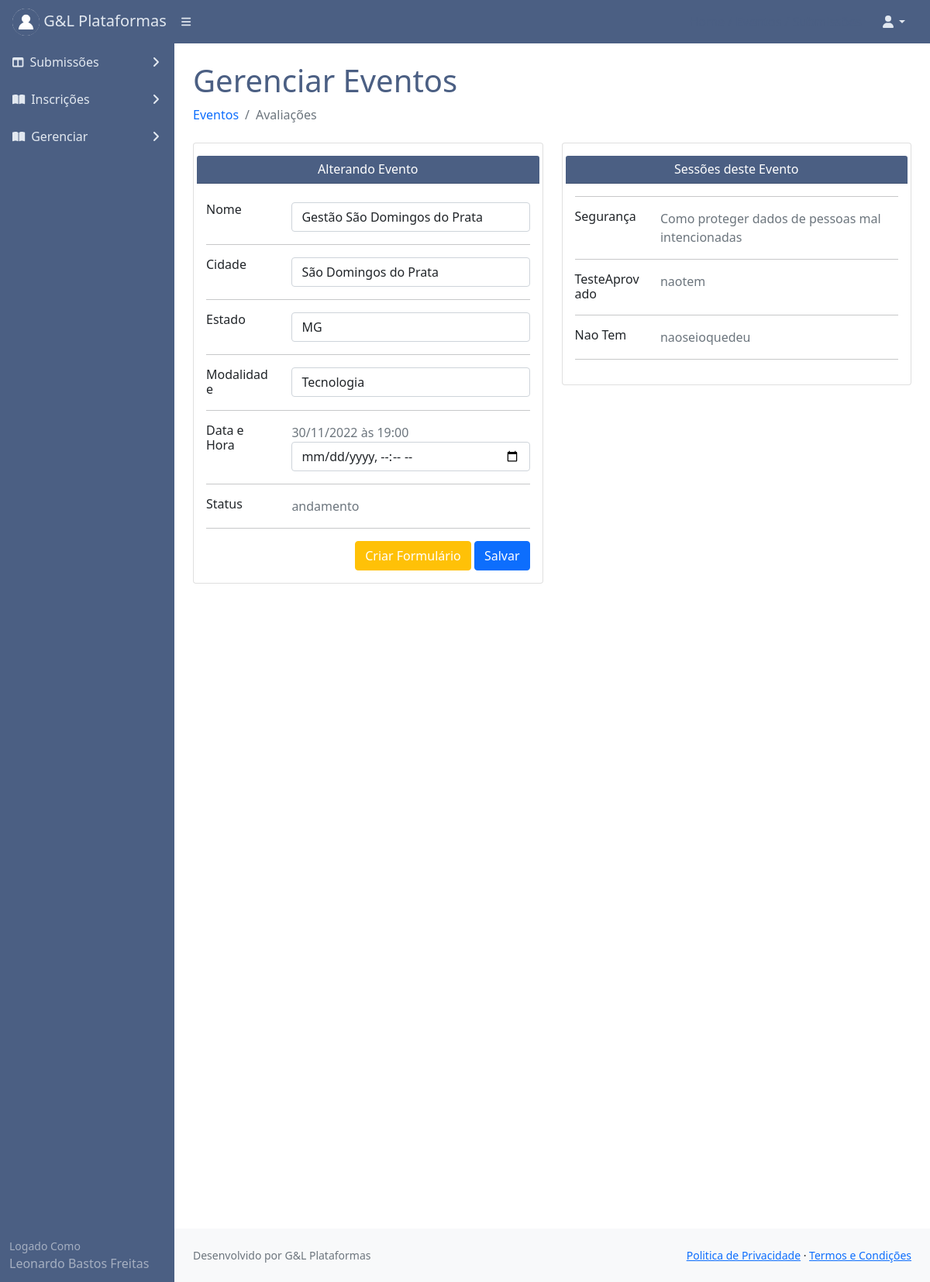
Page /editarevento/?id=4 (signed in) on the earlier database version.
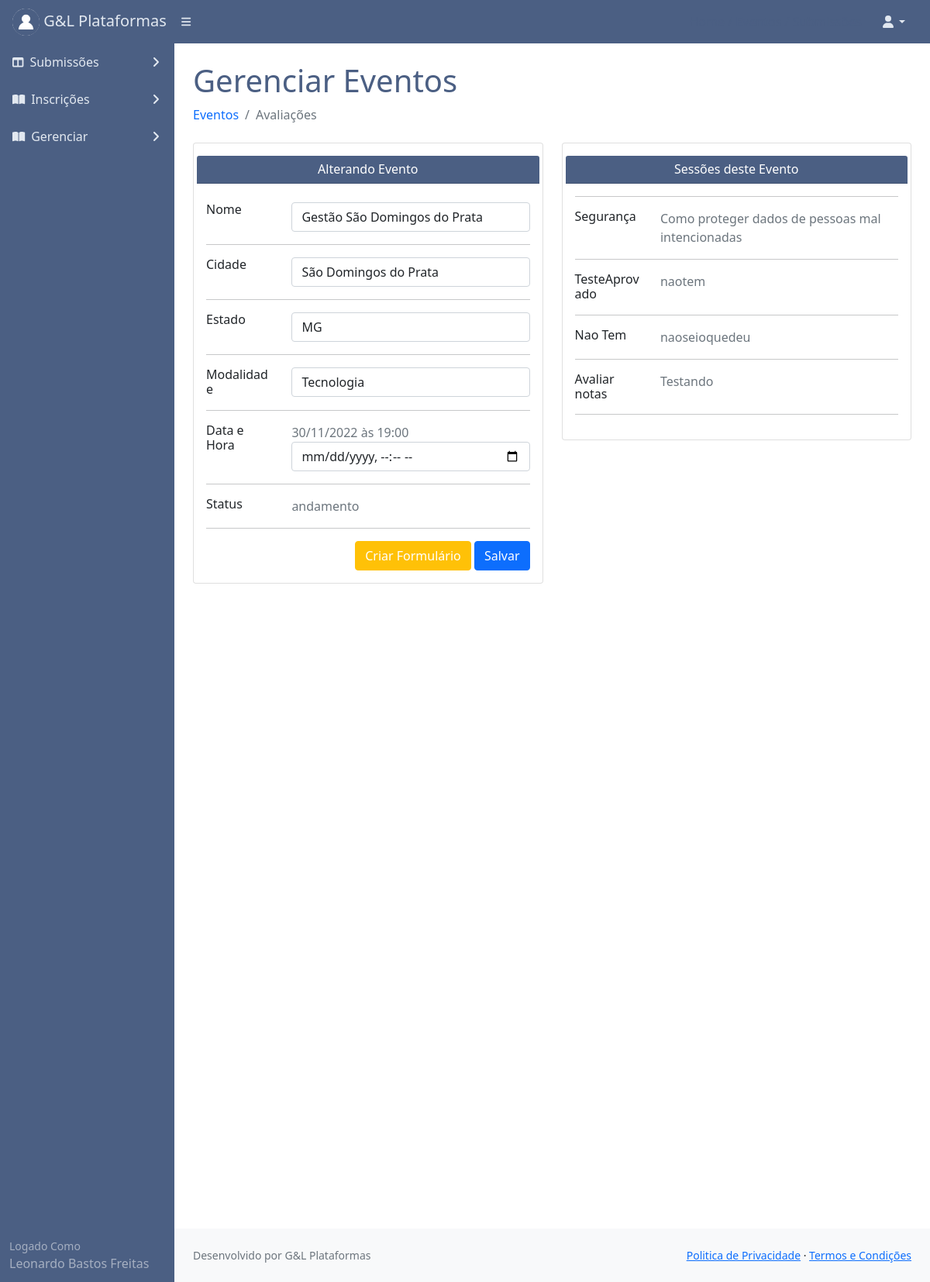
Same page on the later database version.
### core/models.py (models this page shows)
class Usuariocd(models.Model):
    cpf = models.CharField(max_length=11)
    nome = models.CharField(max_length=300)
    cep = models.CharField(max_length=8)
    nascimento = models.DateField()
    email = models.EmailField()
    endereco = models.CharField(max_length=500)
    cidade = models.CharField(max_length=150)
    bairro = models.CharField(max_length=150)
    pais = models.CharField(max_length=150)
    instituicao = models.CharField(max_length=150)
    cmp = models.CharField(max_length=3)
    categ = models.CharField(max_length=150)
    cinfo = models.CharField(max_length=3)
    gestor_plataforma = models.CharField(max_length=3)
    autor = models.CharField(max_length=3)
    avaliador = models.CharField(max_length=3)
    lider = models.CharField(max_length=3)
    id_usuario = models.BigIntegerField()
    contato = models.BigIntegerField(null=True)
    perfil = models.FileField(upload_to='')

class Evento(models.Model):
    nome = models.CharField(max_length=150)
    cidade = models.CharField(max_length=150)
    estado = models.CharField(max_length=5)
    data_evento = models.DateTimeField()
    modalidade = models.CharField(max_length=150)
    status = models.CharField(max_length=30)
    data_criacao = models.DateTimeField(auto_now=True)
    logo = models.FileField(upload_to='')
    def get_data_evento(self):
        return self.data_evento.strftime('%d/%m/%Y às %H:%M')

class Sessoes(models.Model):
    data_criacao = models.DateTimeField(auto_now=True)
    nome = models.CharField(max_length=150)
    descricao = models.CharField(max_length=150)
    lider = models.CharField(max_length=150)
    tema = models.CharField(max_length=150)
    formulario = models.BigIntegerField()
    id_evento= models.BigIntegerField()

### core/views.py (the view)
# urls.py: path('editarevento/', views.editarevento),
@login_required(login_url='/login/')
def editarevento(request):
    id = request.GET.get('id')
    meuid = User.objects.filter(username=request.user)
    for m in meuid:
        mid = m.id
    usuarios = Usuariocd.objects.filter(id_usuario=mid)
    eventos = Evento.objects.filter(status='andamento')
    evento = Evento.objects.filter(id=id)
    sessao = Sessoes.objects.filter(id_evento=id)
    dados = {'evento':evento,
             'sessao':sessao,
             'eventos': eventos,
             'usuarios': usuarios,
             'id':id
             }
    return render(request, 'editarevento.html', dados)

### templates/editarevento.html (shortened to what the changed rows need)
{% extends 'base.html' %}
{% load static %}
{% block content %}
<div id="layoutSidenav_content">
                <main>
                    <div class="container-fluid px-4">
                        <h1 class="mt-4" style="color:#4B5F83;">Gerenciar Eventos</h1>
                                <p class="mb-0">
                                <div class="row gutters-sm mt-4">
         <div class="col-md-6">
              <div class="card mb-3">
                <div class="card-body">
                 <div class="row" >
                    <div class="col-sm-12 text-center card-header text-center text-white"
                    style="background:#4B5F83;">
                    </div>
                  </div>
                  <div class="row mt-4">
                    <div class="col-sm-3" >
                    {% for evento in evento %}
                     <form method="post" action="/alterarevento/?id={{evento.id}}"> {% csrf_token %}
                      <h6 class="mb-0">Nome</h6>
                    </div>
                    <div class="col-sm-9 text-secondary">
                    <input class="form-control"
                           name="nome"
                           value="{{evento.nome}}">
                    </div>
                  </div>
                  <hr>
                  <div class="row">
                    <div class="col-sm-3">
                      <h6 class="mb-0">Cidade</h6>
                    </div>
                    <div class="col-sm-9 text-secondary">
                    <input type="text"
                           name="cidade"
                           value="{{evento.cidade}}" class="form-control">
                    </div>
                  </div>
                  <hr>
                  <div class="row">
                    <div class="col-sm-3">
                      <h6 class="mb-0">Estado</h6>
                    </div>
                    <div class="col-sm-9 text-secondary">
                    <input class="form-control"
                           name="estado"
                           value="{{evento.estado}}" type="text">
                    </div>
                  </div>
                  <hr>
                  <div class="row">
                    <div class="col-sm-3">
                      <h6 class="mb-0">Modalidade</h6>
                    </div>
                    <div class="col-sm-9 text-secondary">
                     <input type="text" name="modalidade"
                            value="{{evento.modalidade}}"
                            class="form-control">
                    </div>
                  </div>
                  <hr>
                  <div class="row">
                    <div class="col-sm-3">
                      <h6 class="mb-0">Data e Hora</h6>
                    </div>
                    <div class="col-sm-9 text-secondary">
                    {{evento.get_data_evento}} <input class="form-control col-5"
                                                      name="datahora"
                                                      type="datetime-local">
                    </div>
                  </div>
                   <hr>
                  <div class="row">
                    <div class="col-sm-3">
                      <h6 class="mb-0">Status</h6>
                    </div>
                    <div class="col-sm-9 text-secondary">
                        {{evento.status}}
                     </div>
                    </div>
                    <hr>
                    <div class="row">
                    <div class="col-sm-3">
                    </div>
                    <div class="col-sm-9 text-secondary" align="right">
                          <a class="btn btn-warning text-white" href="#"
                                 data-toggle="modal"
                                  data-target="#modalcriterio">
                                 Criar Formulário
                          </a>
                          <input type="submit" class="btn btn-primary" value="Salvar">
                     </div>
                    </div>
                      {% endfor %}
                </div>
              </div>
        </div>
                         <div class="col-md-6">
         <div class="card mb-2 col-sm-12">
                <div class="card-body">
                  <div class="row" >
                    <div class="col-sm-12 text-white card-header text-center"
                         style="background:#4B5F83;">
                    </div>
                  </div>
                    <hr>
                 {% for sessao in sessao %}
                 <div class="row">
                    <div class="col-sm-3">
                      <h6 class="mb-0">{{sessao.tema}}</h6>
                    </div>
                    <div class="col-sm-9 text-secondary">
                    {{sessao.descricao}}
                    </div>
                  </div>
                  <hr>
                {% endfor %}
         </div>
     </div>
    </div>
</div>
                                </p>
                                     </div>
                </main>
            </div>
{% endblock %}

### templates/base.html (shortened to what this page needs)
{% load static %}
<!DOCTYPE html>
<html lang="pt-br">
    <head>
        <link href={% static "css/styles.css" %} rel="stylesheet" />
    </head>
    <body>
        <nav class="sb-topnav navbar navbar-expand navbar-dark" style="background:#4B5F83;">
            <a class="navbar-brand ps-3" href="#" style="color:#e2e8f0;">
                {% for usuarios in usuarios %}
                <img src="/media/{{usuarios.perfil}}"
                     alt="Admin"
                     class="rounded-circle"
                     width="35" height="35"> G&L Plataformas
                {% endfor %}
            </a>
            <button class="btn btn-link btn-sm order-1 order-lg-0 me-4 me-lg-0" id="sidebarToggle" href="#!"><i class="fas fa-bars" style="color:#e2e8f0;"></i></button>
            <form class="d-none d-md-inline-block form-inline ms-auto me-0 me-md-3 my-2 my-md-0">
                <a href="#" style="text-decoration:none; color:#4B5F83;">
                </a>
                <a href="#" style="text-decoration:none; color:#4B5F83;">
                </a>
                <a href="/submissoes/" style="text-decoration:none; color:#4B5F83;">
                </a>
            </form>
            <ul class="navbar-nav ms-auto ms-md-0 me-3 me-lg-4">
                <li class="nav-item dropdown">
                    <a class="nav-link dropdown-toggle" id="navbarDropdown" href="#" role="button" data-bs-toggle="dropdown" aria-expanded="false" style="color:#e2e8f0;"><i class="fas fa-user fa-fw"></i></a>
                </li>
            </ul>
        </nav>
        <div id="layoutSidenav">
            <div id="layoutSidenav_nav" >
                <nav class="sb-sidenav accordion sb-sidenav-dark" id="sidenavAccordion" >
                    <div class="sb-sidenav-menu" style="background:#4B5F83;">
                        <div class="nav">
                            <a class="nav-link collapsed" href="#" data-bs-toggle="collapse" data-bs-target="#collapseLayouts" aria-expanded="false" aria-controls="collapseLayouts">
                                <div class="sb-nav-link-icon" style="color:#e2e8f0;"><i class="fas fa-columns"></i></div>
                               <div style="color:#e2e8f0;">Submissões</div>
                                <div class="sb-sidenav-collapse-arrow" style="color:#e2e8f0;"><i class="fas fa-angle-down"></i></div>
                            </a>
                             <a class="nav-link collapsed" href="#" data-bs-toggle="collapse" data-bs-target="#pagesCollapseAuth" aria-expanded="false" aria-controls="pagesCollapseAuth">
                                        <div class="sb-nav-link-icon" style="color:#e2e8f0;"><i class="fas fa-book-open"></i></div>
                                        <div style="color:#e2e8f0;">Inscrições</div>
                                        <div class="sb-sidenav-collapse-arrow" style="color:#e2e8f0;"><i class="fas fa-angle-down"></i></div>
                                    </a>
                            <a class="nav-link collapsed" href="#" data-bs-toggle="collapse" data-bs-target="#collapsePages" aria-expanded="false" aria-controls="collapsePages">
                                <div class="sb-nav-link-icon" style="color:#e2e8f0;"><i class="fas fa-book-open"></i></div>
                                <div style="color:#e2e8f0;">Gerenciar</div>
                                <div class="sb-sidenav-collapse-arrow" style="color:#e2e8f0;"><i class="fas fa-angle-down"></i></div>
                            </a>
                        </div>
                    </div>
                    <div class="sb-sidenav-footer" style="background:#4B5F83;">
                        <div class="small" >Logado Como</div>
                        {% for usuarios in usuarios %}
                        {{usuarios.nome}}
                        {% endfor %}
                    </div>
                </nav>
            </div>
{% block content %}{% endblock %}
    </body>
</html>

Differences in the rows shown:
added Sessoes: tema "Avaliar notas", descricao "Testando"
